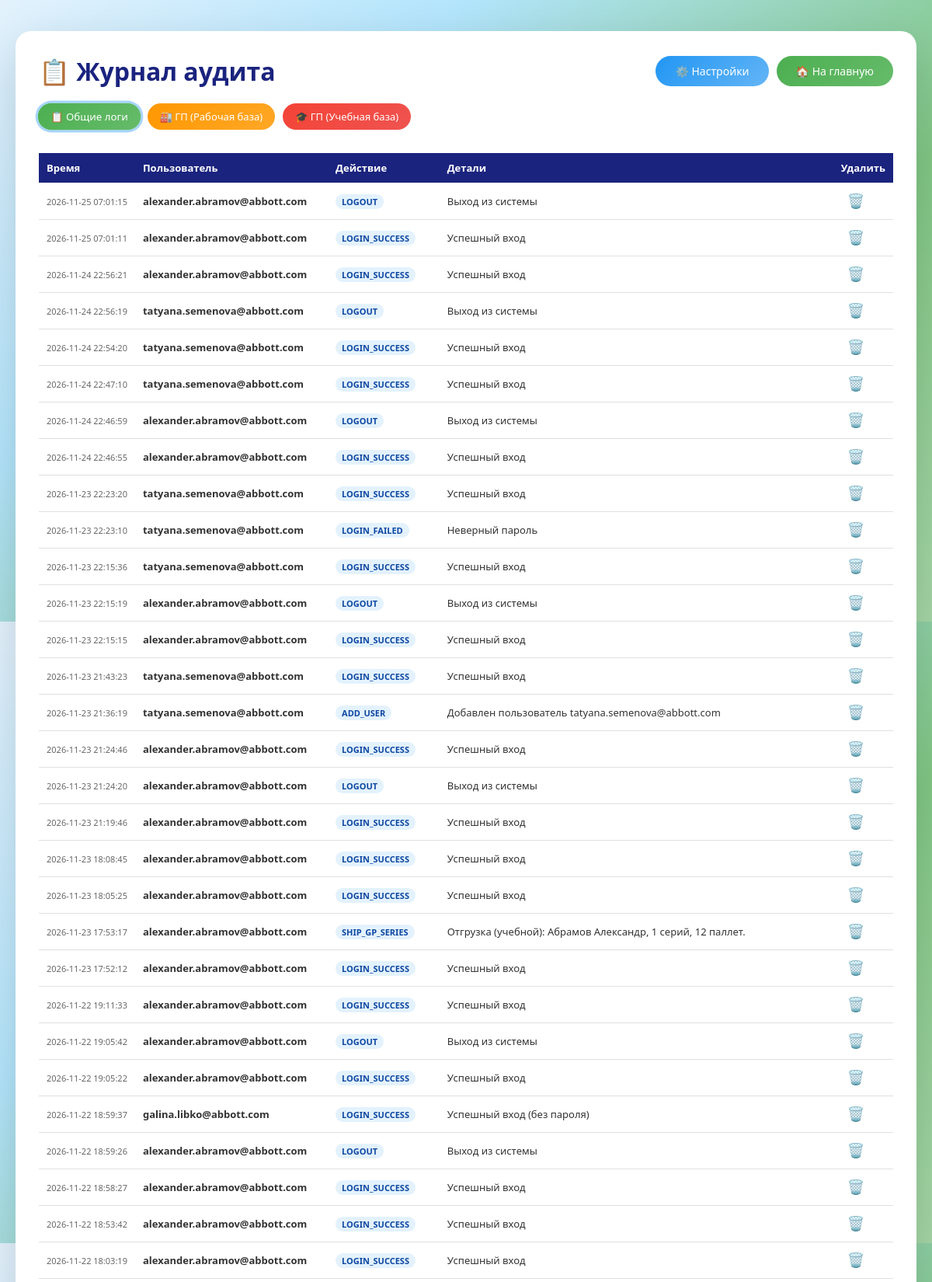
The page /view_logs (signed in, upper part) on the database its author committed.
### tables this page shows
CREATE TABLE audit_log (
                    id INTEGER PRIMARY KEY AUTOINCREMENT,
                    user_login TEXT,
                    action TEXT,
                    details TEXT,
                    timestamp TIMESTAMP DEFAULT CURRENT_TIMESTAMP
                , category TEXT DEFAULT 'other');

### app/routes/main.py (the view)
@main_bp.route('/view_logs')
@login_required
def view_logs():
    try:
        db = current_app.config.get('db')
        category = request.args.get('category', 'other')
        if category not in ['other', 'gp_working', 'gp_training']:
            category = 'other'
        logs = db.get_audit_log(500, category_filter=category)
        return render_template('view_logs.html', logs=logs, user_rights=session.get('user_rights'),
                               current_category=category)
    except Exception as e:
        print(f"Ошибка в view_logs: {e}")
        flash('Ошибка загрузки журнала аудита', 'danger')
        return redirect(url_for('main.index'))

### app/models/user_db.py (called while the page is built)
    @contextmanager
    def get_connection(self):
        conn = sqlite3.connect(self.db_file)
        conn.row_factory = sqlite3.Row
        try:
            yield conn
        finally:
            conn.close()

    def get_audit_log(self, limit=100, category_filter=None):
        with self.get_connection() as conn:
            cursor = conn.cursor()
            if category_filter:
                cursor.execute("SELECT * FROM audit_log WHERE category = ? ORDER BY timestamp DESC LIMIT ?",
                               (category_filter, limit))
            else:
                cursor.execute("SELECT * FROM audit_log ORDER BY timestamp DESC LIMIT ?", (limit,))
            return [dict(row) for row in cursor.fetchall()]

### templates/view_logs.html (shortened to what this page needs)
<!DOCTYPE html>
<html lang="ru">
<head>
<link rel="stylesheet" href="{{ url_for('static', filename='css/common.css') }}">
</head>
<body>
<div class="container">
    <h1>
        📋 Журнал аудита
        <div style="display: flex; gap: 10px;">
            <a href="/settings" class="btn btn-secondary">⚙️ Настройки</a>
            <a href="/" class="btn btn-primary">🏠 На главную</a>
        </div>
    </h1>
    <div class="filter-bar">
        <a href="{{ url_for('main.view_logs', category='other') }}"
           class="btn btn-primary {% if current_category == 'other' %}active-filter{% endif %}">
            📋 Общие логи
        </a>
        <a href="{{ url_for('main.view_logs', category='gp_working') }}"
           class="btn btn-settings {% if current_category == 'gp_working' %}active-filter{% endif %}">
            🏭 ГП (Рабочая база)
        </a>
        <a href="{{ url_for('main.view_logs', category='gp_training') }}"
           class="btn btn-danger {% if current_category == 'gp_training' %}active-filter{% endif %}">
            🎓 ГП (Учебная база)
        </a>
    </div>
    <div style="overflow-x: auto;">
        <table>
            <thead>
                <tr>
                    <th>Время</th>
                    <th>Пользователь</th>
                    <th>Действие</th>
                    <th>Детали</th>
                    {% if user_rights == 'Администратор' %}
                    <th>Удалить</th>
                    {% endif %}
                </tr>
            </thead>
            <tbody>
                {% for log in logs %}
                <tr>
                    <td class="timestamp">{{ log.timestamp }}</td>
                    <td><strong>{{ log.user_login }}</strong></td>
                    <td><span class="action-badge">{{ log.action }}</span></td>
                    <td>{{ log.details }}</td>
                    {% if user_rights == 'Администратор' %}
                    <td>
                        <form action="{{ url_for('main.delete_log', log_id=log.id, category=current_category) }}" method="POST" style="margin: 0;" onsubmit="return confirm('Удалить эту запись из журнала?');">
                            <button type="submit" class="delete-btn" title="Удалить запись">🗑️</button>
                        </form>
                    </td>
                    {% endif %}
                </tr>
                {% else %}
                <tr>
                    <td colspan="5" style="text-align: center; color: #999; padding: 20px;">Записей в этой категории пока нет.</td>
                </tr>
                {% endfor %}
            </tbody>
        </table>
    </div>
</div>
</body>
</html>

### static/css/common.css (style rules this page uses)
* { margin: 0; padding: 0; box-sizing: border-box; }
body { font-family: 'Segoe UI', Tahoma, Geneva, Verdana, sans-serif; min-height: 100vh; background: linear-gradient(135deg, #e3f2fd 0%, #b3e5fc 30%, #81c784 70%, #a5d6a7 100%); padding: 20px; color: #333; }
.btn { padding: 10px 25px; border: none; border-radius: 50px; font-size: 14px; font-weight: 500; cursor: pointer; text-decoration: none; display: inline-block; transition: all 0.3s ease; }
.btn-primary { background: linear-gradient(135deg, #4caf50, #66bb6a); color: white; }
.btn-secondary { background: linear-gradient(135deg, #2196f3, #64b5f6); color: white; }
.btn-danger { background: linear-gradient(135deg, #f44336, #ef5350); color: white; }
.btn-settings { background: linear-gradient(135deg, #ff9800, #ffa726); color: white; }

### templates/view_logs.html (style rules this page uses)
.container { max-width: 1200px; margin: 20px auto; background: white; border-radius: 20px; padding: 30px; box-shadow: 0 20px 60px rgba(0, 0, 0, 0.15); }
h1 { color: #1a237e; margin-bottom: 20px; display: flex; justify-content: space-between; align-items: center; flex-wrap: wrap; gap: 10px; }
table { width: 100%; border-collapse: collapse; font-size: 13px; margin-top: 15px; }
th, td { padding: 10px; text-align: left; border-bottom: 1px solid #e0e0e0; }
th { background: #1a237e; color: white; position: sticky; top: 0; z-index: 10; }
.delete-btn { background: none; border: none; color: #f44336; font-size: 18px; cursor: pointer; padding: 2px 8px; border-radius: 4px; transition: all 0.2s; }
.timestamp { font-size: 11px; color: #666; white-space: nowrap; }
.action-badge { display: inline-block; padding: 2px 8px; border-radius: 10px; font-size: 11px; font-weight: bold; background: #e3f2fd; color: #0d47a1; }
.filter-bar { display: flex; gap: 10px; margin-bottom: 15px; flex-wrap: wrap; }
.filter-bar .btn { font-size: 13px; padding: 8px 16px; }
.filter-bar .btn.active-filter { box-shadow: 0 0 0 3px rgba(33,150,243,0.4); transform: scale(1.02); }

### rows shown on the page
audit_log: timestamp "2026-11-25 07:01:15", user_login "alexander.abramov@abbott.com", action "LOGOUT", details "Выход из системы"
audit_log: timestamp "2026-11-25 07:01:11", user_login "alexander.abramov@abbott.com", action "LOGIN_SUCCESS", details "Успешный вход"
audit_log: timestamp "2026-11-24 22:56:21", user_login "alexander.abramov@abbott.com", action "LOGIN_SUCCESS", details "Успешный вход"
audit_log: timestamp "2026-11-24 22:56:19", user_login "tatyana.semenova@abbott.com", action "LOGOUT", details "Выход из системы"
audit_log: timestamp "2026-11-24 22:54:20", user_login "tatyana.semenova@abbott.com", action "LOGIN_SUCCESS", details "Успешный вход"
audit_log: timestamp "2026-11-24 22:47:10", user_login "tatyana.semenova@abbott.com", action "LOGIN_SUCCESS", details "Успешный вход"
audit_log: timestamp "2026-11-24 22:46:59", user_login "alexander.abramov@abbott.com", action "LOGOUT", details "Выход из системы"
audit_log: timestamp "2026-11-24 22:46:55", user_login "alexander.abramov@abbott.com", action "LOGIN_SUCCESS", details "Успешный вход"
audit_log: timestamp "2026-11-23 22:23:20", user_login "tatyana.semenova@abbott.com", action "LOGIN_SUCCESS", details "Успешный вход"
audit_log: timestamp "2026-11-23 22:23:10", user_login "tatyana.semenova@abbott.com", action "LOGIN_FAILED", details "Неверный пароль"
audit_log: timestamp "2026-11-23 22:15:36", user_login "tatyana.semenova@abbott.com", action "LOGIN_SUCCESS", details "Успешный вход"
audit_log: timestamp "2026-11-23 22:15:19", user_login "alexander.abramov@abbott.com", action "LOGOUT", details "Выход из системы"
audit_log: timestamp "2026-11-23 22:15:15", user_login "alexander.abramov@abbott.com", action "LOGIN_SUCCESS", details "Успешный вход"
audit_log: timestamp "2026-11-23 21:43:23", user_login "tatyana.semenova@abbott.com", action "LOGIN_SUCCESS", details "Успешный вход"
audit_log: timestamp "2026-11-23 21:36:19", user_login "tatyana.semenova@abbott.com", action "ADD_USER", details "Добавлен пользователь tatyana.semenova@abbott.com"
audit_log: timestamp "2026-11-23 21:24:46", user_login "alexander.abramov@abbott.com", action "LOGIN_SUCCESS", details "Успешный вход"
audit_log: timestamp "2026-11-23 21:24:20", user_login "alexander.abramov@abbott.com", action "LOGOUT", details "Выход из системы"
audit_log: timestamp "2026-11-23 21:19:46", user_login "alexander.abramov@abbott.com", action "LOGIN_SUCCESS", details "Успешный вход"
audit_log: timestamp "2026-11-23 18:08:45", user_login "alexander.abramov@abbott.com", action "LOGIN_SUCCESS", details "Успешный вход"
audit_log: timestamp "2026-11-23 18:05:25", user_login "alexander.abramov@abbott.com", action "LOGIN_SUCCESS", details "Успешный вход"
audit_log: timestamp "2026-11-23 17:53:17", user_login "alexander.abramov@abbott.com", action "SHIP_GP_SERIES", details "Отгрузка (учебной): Абрамов Александр, 1 серий, 12 паллет."
audit_log: timestamp "2026-11-23 17:52:12", user_login "alexander.abramov@abbott.com", action "LOGIN_SUCCESS", details "Успешный вход"
audit_log: timestamp "2026-11-22 19:11:33", user_login "alexander.abramov@abbott.com", action "LOGIN_SUCCESS", details "Успешный вход"
audit_log: timestamp "2026-11-22 19:05:42", user_login "alexander.abramov@abbott.com", action "LOGOUT", details "Выход из системы"
audit_log: timestamp "2026-11-22 19:05:22", user_login "alexander.abramov@abbott.com", action "LOGIN_SUCCESS", details "Успешный вход"
audit_log: timestamp "2026-11-22 18:59:37", user_login "galina.libko@abbott.com", action "LOGIN_SUCCESS", details "Успешный вход (без пароля)"
audit_log: timestamp "2026-11-22 18:59:26", user_login "alexander.abramov@abbott.com", action "LOGOUT", details "Выход из системы"
audit_log: timestamp "2026-11-22 18:58:27", user_login "alexander.abramov@abbott.com", action "LOGIN_SUCCESS", details "Успешный вход"
audit_log: timestamp "2026-11-22 18:53:42", user_login "alexander.abramov@abbott.com", action "LOGIN_SUCCESS", details "Успешный вход"
audit_log: timestamp "2026-11-22 18:03:19", user_login "alexander.abramov@abbott.com", action "LOGIN_SUCCESS", details "Успешный вход"
